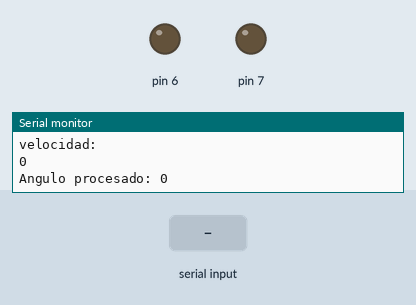
A sketch run on a simulated Arduino Uno, built with avr-gcc and run on an emulated ATmega328P. Shown: output pins drawn as LEDs (lit = HIGH), the last lines printed to the serial monitor. The inputs (shaded band) are chosen by the test bench. Pins used as bus, display or sensor lines are not drawn.

Above: at 4.8 s.
4.9 s: "1" received over the second serial link
At 8.4 s:
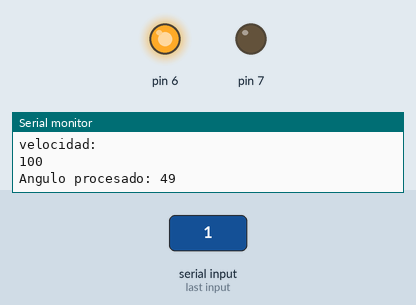
Timing chart, 0 to 9.9 s (numbered marks = the images above; inputs shaded):
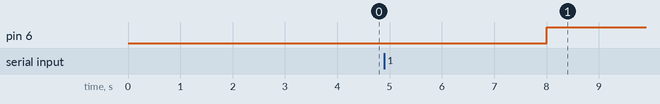

Measured:
- after the input at 4.9 s, pin 6: LOW → HIGH after 3.1 s

The sketch:

acelerometroEsclavoXbee.ino
```cpp
//Esclavo

#include <SoftwareSerial.h>
int rxPin = 3;
int txPin = 4;
SoftwareSerial xbee = SoftwareSerial(10, 11);
void setup() {
  // put your setup code here, to run once:
  pinMode(rxPin, INPUT);
  pinMode(txPin, OUTPUT);
  Serial.begin(9600);
  xbee.begin(9300);


  pinMode(6,OUTPUT);
  pinMode(7,OUTPUT);
  pinMode(3,OUTPUT);

}
  int derecha = 0;
  int izquierda = 0;
  int movderecha = 0;
  int movizquierda = 0;
  int vel = 0;
  byte angulo = 0;

void loop() {
  // put your main code here, to run repeatedly:
  //Aumento de velocidad

//  Serial.println("-----------------");
//  Serial.println("");
//  Serial.print("Derecha");
//  Serial.print(movderecha);
//  Serial.println("");
//  Serial.print("Izquierda");
//  Serial.print(movizquierda);
//  Serial.println("");


  Serial.println("");
  Serial.println("velocidad:");
  Serial.println(vel);
  Serial.println("");

  if(movderecha>0){
    derecha = HIGH;
    izquierda = LOW;
  }
  if(movizquierda>0)
  {
    derecha = LOW;
    izquierda= HIGH;
  }


  if(xbee.available()){
    angulo = xbee.read();
    Serial.println("");
    Serial.print("Angulo: ");
    Serial.print(angulo);
    Serial.print("Si lee");
    Serial.println("");
  }


    Serial.println("");
    Serial.print("Angulo procesado: ");
    Serial.print(angulo);
    Serial.println("");

  if(angulo > 0){
    movderecha = 1;
    movizquierda = 0;
  }
  if(angulo < 0){
    movderecha = 0;
    movizquierda = 1;
  }


  if( (angulo<0 && angulo>-17) || (angulo>0 && angulo<17) )
    vel =0;

  if( (angulo<-18 && angulo>-42) || (angulo>18 && angulo<40) )
    vel =50;

  if( (angulo<-43 && angulo>-57) || (angulo>41 && angulo<57) )
    vel =100;

  if( angulo<-58 || angulo>58 )
    vel =200;


  digitalWrite(6,derecha);
  digitalWrite(7,izquierda);
  digitalWrite(3,vel);

  delay(2000);
}
```
